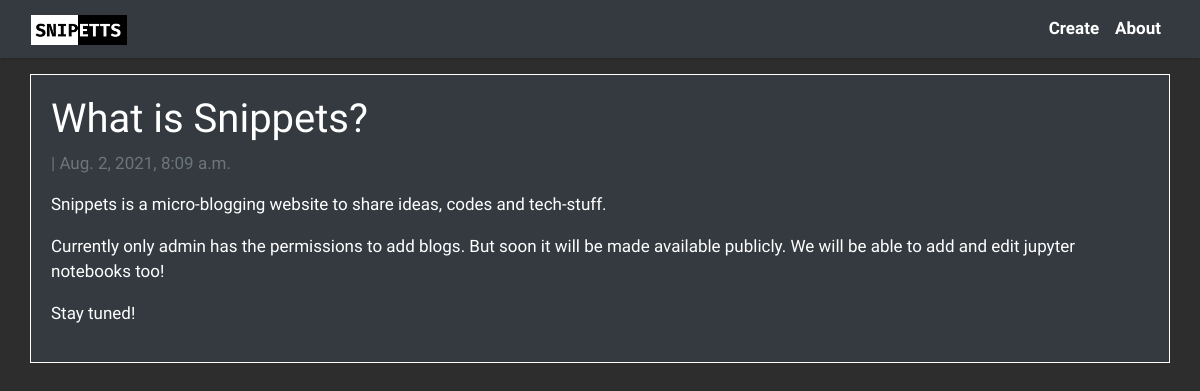
/what-is-snippets/, run on the app's committed database.
### home/models.py (models this page shows, shortened)
class blog(models.Model):
    title = models.CharField(max_length=200, unique=True)
    created_on = models.DateTimeField(auto_now_add=True)
    content = RichTextField(blank=True, null=True)
    slug = models.SlugField(max_length=200, unique=True)
    class Meta:
        ordering = ['-created_on']

### home/views.py (the view)
# urls.py: path('<slug:slug>/', views.blogDetail.as_view(), name='blog_detail'),
class blogDetail(generic.DetailView):
    model = blog
    template_name = 'blog.html'

### templates/blog.html
{% extends 'index.html' %} {% block content %}
<div class="container">
  <div class="row">
    <div class=" mt-3 left top">
      <div class="card-body bg-dark text-white border border-white">
        <h1>{% block title %} {{ object.title }} {% endblock title %}</h1>
        <p class=" text-muted">{{ blog.author }} | {{ blog.created_on }}</p>
        <p class="card-text ">{{ object.content | safe }}</p>
      </div>
    </div>
  </div>
</div>
{% endblock content %}

### templates/index.html (style rules this page uses)
body { font-family: 'Inconsolata', monospace; font-size: 17px; background-color: #2d2d2e; min-width:90%; }

### data on the page
blog: title "What is Snippets?", created_on "Aug. 2, 2021, 8:09 a.m.", content "Snippets is a micro-blogging website to share ideas, codes and tech-stuff. Currently only admin has the permissions to add blogs. But soon it will be made available publicly. We will be able to add and edit jupyter notebooks too! Stay tuned!"
